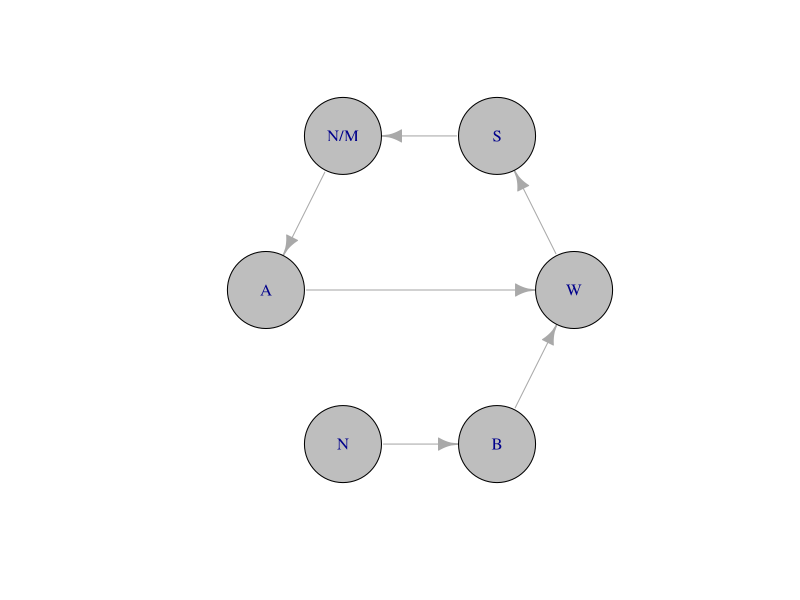

R code for this plot: (Note: this script raises an error after producing the figure.)
## ---- chunk 1
knitr::opts_chunk$set(echo = FALSE, warning = FALSE, 
                      message = FALSE,
                      fig.align = "center",
                      out.width = "600px")
## ---- chunk 2
library(igraph)
el <- rbind(c("W","S"), c("S","N/M"), c("N/M", "A"), c("A", "W"), c("N","B"), c("B","W"))
g <- graph_from_edgelist(el)
g$layout <- layout_in_circle
plot(g, vertex.size=50, vertex.color="gray")
## ---- chunk 3
knitr::include_graphics("https://images-na.ssl-images-amazon.com/images/I/31fzXc46omL._SX312_BO1,204,203,200_.jpg")
## ---- chunk 4
knitr::include_graphics("img/perception-action-cycle.jpg")
## ---- chunk 5
knitr::include_graphics("img/swanson-book-fig-10.12.jpg")
## ---- chunk 6
knitr::include_graphics("img/swanson-2005-fig-1.jpg")
## ---- chunk 7
knitr::include_graphics("img/nested-causality.jpeg")
## ---- chunk 8
knitr::include_graphics("img/biopsych-table-8.1.jpg")
## ---- chunk 9
knitr::include_graphics("http://droualb.faculty.mjc.edu/Course%20Materials/Physiology%20101/Chapter%20Notes/Fall%202007/figure_10_03_labeled.jpg")
## ---- chunk 10
knitr::include_graphics("http://fourier.eng.hmc.edu/e180/lectures/figures/csf_image.gif")
## ---- chunk 11
knitr::include_graphics("http://hearinghealthmatters.org/waynesworld/files/2012/06/Fourier-Analysis.gif")
## ---- chunk 12
knitr::include_graphics("http://indianapublicmedia.org/amomentofscience/files/2010/06/tongue_111.jpg")
## ---- chunk 13
knitr::include_graphics("img/tactile-receptive-field.jpg")
## ---- chunk 14
knitr::include_graphics("https://classconnection.s3.amazonaws.com/594/flashcards/1450594/png/untitled_picture51356035996428.png")
## ---- chunk 15
knitr::include_graphics("http://www.d.umn.edu/~jfitzake/Lectures/UndergradPharmacy/SensoryPhysiology/Audition/Figures/ColoradoA1TonotopicMap.jpg")
## ---- chunk 16
knitr::include_graphics("http://jov.arvojournals.org/data/Journals/JOV/933499/jov-3-10-1-fig001.jpeg")
## ---- chunk 17
knitr::include_graphics("http://bio1152.nicerweb.com/Locked/media/ch49/49_16-MotorSensoryCorts-L.jpg")
## ---- chunk 18
knitr::include_graphics("img/two-point-thresholds.jpg")
## ---- chunk 19
knitr::include_graphics("https://upload.wikimedia.org/wikipedia/commons/5/51/Front_of_Sensory_Homunculus.gif")
## ---- chunk 20
knitr::include_graphics("https://upload.wikimedia.org/wikipedia/commons/thumb/2/27/AcuityHumanEye.svg/270px-AcuityHumanEye.svg.png")
## ---- chunk 21
knitr::include_graphics("http://auditoryneuroscience.com/sites/default/files/inline-images/HLdata_0.png")
## ---- chunk 22
knitr::include_graphics("img/swanson-11.4.jpg")
## ---- chunk 23
knitr::include_graphics("img/biopsych-fig-5.5.jpg")
## ---- chunk 24
knitr::include_graphics("img/biospsych-labeled-lines.jpg")
## ---- chunk 25
knitr::include_graphics("img/em-spectrum.jpg")
## ---- chunk 26
knitr::include_graphics("img/hud2014_1000c.jpg")
## ---- chunk 27
knitr::include_graphics("https://sites.google.com/site/obeluwa/_/rsrc/1372214890170/skin/introduction-to-diffuse-reflectance-spectroscopy/sample-spectra.png")
## ---- chunk 28
knitr::include_graphics("img/reflectance-spectrum.gif")
## ---- chunk 29
knitr::include_graphics("img/OpticArray.jpg")
## ---- chunk 30
knitr::include_graphics("img/rgb-monitor.jpg")
## ---- chunk 31
knitr::include_graphics("img/how-camera-works.jpg")
## ---- chunk 32
knitr::include_graphics("img/the-eye-ksj.jpg")
## ---- chunk 33
knitr::include_graphics("img/the-eye.jpg")
## ---- chunk 34
knitr::include_graphics("img/retinal-image.jpg")
## ---- chunk 35
knitr::include_graphics("img/visual-fields.jpg")
## ---- chunk 36
knitr::include_graphics("img/fovea.jpg")
## ---- chunk 37
knitr::include_graphics("img/acuity-across-visual-field.jpg")
## ---- chunk 38
knitr::include_graphics("img/acuity-across-visual-field-graph.jpg")
## ---- chunk 39
knitr::include_graphics("img/two-point-thresholds.jpg")
## ---- chunk 40
knitr::include_graphics("img/photoreceptors.jpg")
## ---- chunk 41
knitr::include_graphics("https://foundationsofvision.stanford.edu/wp-content/uploads/2012/02/rod.cone_.distribution2-1024x467.png")
## ---- chunk 42
knitr::include_graphics("img/1416_Color_Sensitivity.jpg")
## ---- chunk 43
knitr::include_graphics("img/retinal-layers.jpg")
## ---- chunk 44
knitr::include_graphics("img/on-center-off-center-receptive-fields.jpg")
## ---- chunk 45
knitr::include_graphics("img/RGBOpponent.gif")
## ---- chunk 46
knitr::include_graphics("img/eye-to-brain.jpg")
## ---- chunk 47
knitr::include_graphics("img/lgn.jpg")
## ---- chunk 48
knitr::include_graphics("img/eye-to-brain.jpg")
## ---- chunk 49
knitr::include_graphics("http://www.scholarpedia.org/w/images/3/3a/03-Human-V1.png")
## ---- chunk 50
knitr::include_graphics("img/mri-v1-retinotopy.jpg")
## ---- chunk 51
knitr::include_graphics("img/cortical-hypercolumn.jpg")
## ---- chunk 52
knitr::include_graphics("img/dir.selective.png")
## ---- chunk 53
knitr::include_graphics("http://www.scholarpedia.org/w/images/9/99/11-Hubel-Wiesel-model.png")
## ---- chunk 54
knitr::include_graphics("img/spatial-freq-fpsyg-03-00620-g003.jpg")
## ---- chunk 55
knitr::include_graphics("img/cortical-hypercolumn.jpg")
## ---- chunk 56
knitr::include_graphics("img/beyond-v1.jpg")
